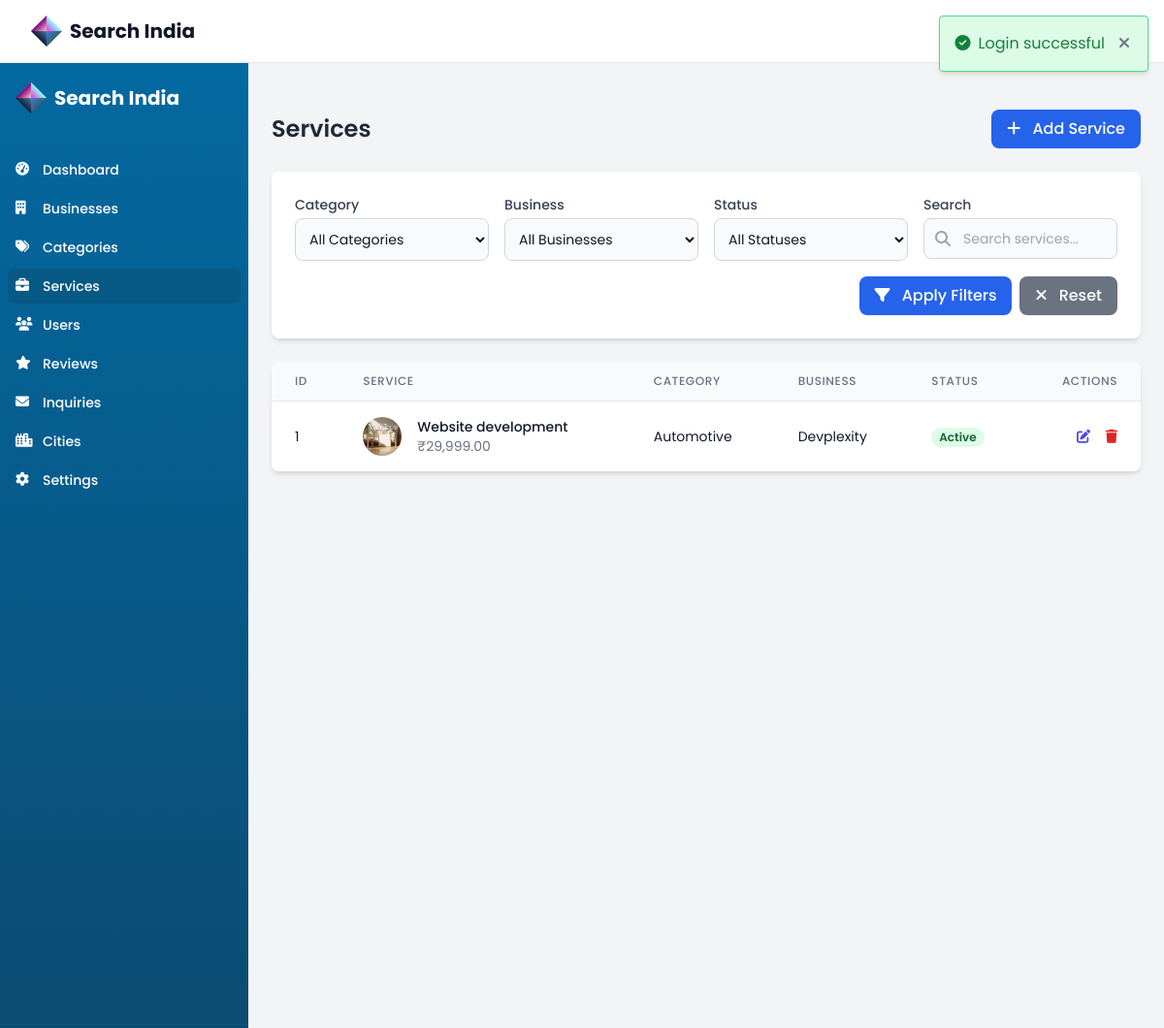
Page /justdial-admin/modules/services/index.php (signed in) on the committed database.
### tables this page shows
CREATE TABLE `services` (
  `id` int(11) NOT NULL,
  `business_id` int(11) NOT NULL,
  `category_id` int(11) DEFAULT NULL,
  `name` varchar(100) NOT NULL,
  `description` text DEFAULT NULL,
  `price` decimal(10,2) DEFAULT NULL,
  `price_type` enum('fixed','starting_from','hourly','daily','custom') DEFAULT 'fixed',
  `duration` varchar(50) DEFAULT NULL,
  `image` varchar(255) DEFAULT NULL,
  `status` enum('active','inactive') DEFAULT 'active',
  `created_at` timestamp NOT NULL DEFAULT current_timestamp(),
  `updated_at` timestamp NOT NULL DEFAULT current_timestamp() ON UPDATE current_timestamp()
);

CREATE TABLE `categories` (
  `id` int(11) NOT NULL,
  `name` varchar(100) NOT NULL,
  `slug` varchar(100) NOT NULL,
  `description` text DEFAULT NULL,
  `icon` varchar(255) DEFAULT NULL,
  `image` varchar(255) DEFAULT NULL,
  `parent_id` int(11) DEFAULT NULL,
  `status` enum('active','inactive') DEFAULT 'active',
  `featured` tinyint(1) DEFAULT 0,
  `sort_order` int(11) DEFAULT 0,
  `created_at` timestamp NOT NULL DEFAULT current_timestamp(),
  `updated_at` timestamp NOT NULL DEFAULT current_timestamp() ON UPDATE current_timestamp()
);

CREATE TABLE `businesses` (
  `id` int(11) NOT NULL,
  `name` varchar(100) NOT NULL,
  `slug` varchar(100) NOT NULL,
  `description` text DEFAULT NULL,
  `short_description` varchar(255) DEFAULT NULL,
  `logo` varchar(255) DEFAULT NULL,
  `cover_image` varchar(255) DEFAULT NULL,
  `address` text DEFAULT NULL,
  `city` varchar(50) DEFAULT NULL,
  `state` varchar(50) DEFAULT NULL,
  `country` varchar(50) DEFAULT 'India',
  `postal_code` varchar(20) DEFAULT NULL,
  `latitude` decimal(10,8) DEFAULT NULL,
  `longitude` decimal(11,8) DEFAULT NULL,
  `phone` varchar(20) DEFAULT NULL,
  `email` varchar(100) DEFAULT NULL,
  `website` varchar(255) DEFAULT NULL,
  `opening_hours` text DEFAULT NULL,
  `founded_year` int(11) DEFAULT NULL,
  `owner_id` int(11) DEFAULT NULL,
  `status` enum('pending','active','inactive','rejected') DEFAULT 'pending',
  `is_verified` tinyint(1) DEFAULT 0,
  `is_featured` tinyint(1) DEFAULT 0,
  `views` int(11) DEFAULT 0,
  `created_at` timestamp NOT NULL DEFAULT current_timestamp(),
  `updated_at` timestamp NOT NULL DEFAULT current_timestamp() ON UPDATE current_timestamp()
);

### justdial-admin/config/database.php (called while the page is built, shortened)
<?php
class Database {
    private $host = DB_HOST;
    private $user = DB_USER;
    private $pass = DB_PASS;
    private $dbname = DB_NAME;
    private $conn;
    private $stmt;
    public function __construct() {
        $dsn = 'mysql:host=' . $this->host . ';dbname=' . $this->dbname . ';charset=utf8mb4';
        $options = array(
            PDO::ATTR_PERSISTENT => true,
            PDO::ATTR_ERRMODE => PDO::ERRMODE_EXCEPTION,
            PDO::ATTR_DEFAULT_FETCH_MODE => PDO::FETCH_ASSOC,
            PDO::ATTR_EMULATE_PREPARES => false
        );
        try {
            $this->conn = new PDO($dsn, $this->user, $this->pass, $options);
        } catch(PDOException $e) {
            $this->error = $e->getMessage();
            echo 'Database Connection Error: ' . $this->error;
        }
    }
    public function query($sql) {
        $this->stmt = $this->conn->prepare($sql);
    }
    public function bind($param, $value, $type = null) {
        if(is_null($type)) {
            switch(true) {
                case is_int($value):
                    $type = PDO::PARAM_INT;
                    break;
            }
        }
        $this->stmt->bindValue($param, $value, $type);
    }
    public function execute() {
        return $this->stmt->execute();
    }
    public function resultSet() {
        $this->execute();
        return $this->stmt->fetchAll();
    }
}

### justdial-admin/config/functions.php (called while the page is built, shortened)
<?php
require_once 'database.php';
function db() {
    static $db = null;
    if ($db === null) {
        $db = new Database();
    }
    return $db;
}

### justdial-admin/modules/services/index.php (the view, shortened to what this page needs)
<?php
require_once '../../includes/header.php';
$search = isset($_GET['search']) ? sanitize($_GET['search']) : '';
$page = isset($_GET['page']) ? (int)$_GET['page'] : 1;
$query = "SELECT s.*, c.name as category_name, b.name as business_name
          FROM services s
          LEFT JOIN categories c ON s.category_id = c.id
          LEFT JOIN businesses b ON s.business_id = b.id";
$countQuery = "SELECT COUNT(*) as total FROM services s";
$params = [];
$db = db();
$db->query($countQuery);
$result = $db->single();
$totalItems = $result['total'];
$pagination = getPagination($totalItems, $page);
$query .= " ORDER BY s.name LIMIT :offset, :limit";
$params[':offset'] = $pagination['offset'];
$params[':limit'] = $pagination['per_page'];
$db->query($query);
foreach ($params as $key => $value) {
    $db->bind($key, $value);
}
$services = $db->resultSet();
?>
<div class="container px-6 mx-auto">
    <div class="flex justify-between items-center my-6">
        <h2 class="text-2xl font-semibold text-gray-800">Services</h2>
        <a href="add.php" class="bg-blue-600 hover:bg-blue-700 text-white font-medium py-2 px-4 rounded-lg transition-all duration-300 transform hover:scale-[1.02]">
            <i class="fa-solid fa-plus mr-2"></i> Add Service
        </a>
    </div>
    <?php include_once '../../config/functions.php'; ?>
    <div class="bg-white rounded-lg shadow-md p-6 mb-6">
        <form method="GET" class="grid grid-cols-1 md:grid-cols-4 gap-4">
            <div>
                <label for="category_id" class="block text-sm font-medium text-gray-700 mb-1">Category</label>
                <select id="category_id" name="category_id" class="bg-gray-50 border border-gray-300 text-gray-900 text-sm rounded-lg focus:ring-blue-500 focus:border-blue-500 block w-full p-2.5">
                    <option value="">All Categories</option>
                </select>
            </div>
            <div>
                <label for="business_id" class="block text-sm font-medium text-gray-700 mb-1">Business</label>
                <select id="business_id" name="business_id" class="bg-gray-50 border border-gray-300 text-gray-900 text-sm rounded-lg focus:ring-blue-500 focus:border-blue-500 block w-full p-2.5">
                    <option value="">All Businesses</option>
                </select>
            </div>
            <div>
                <label for="status" class="block text-sm font-medium text-gray-700 mb-1">Status</label>
                <select id="status" name="status" class="bg-gray-50 border border-gray-300 text-gray-900 text-sm rounded-lg focus:ring-blue-500 focus:border-blue-500 block w-full p-2.5">
                    <option value="">All Statuses</option>
                </select>
            </div>
            <div>
                <label for="search" class="block text-sm font-medium text-gray-700 mb-1">Search</label>
                <div class="relative">
                    <div class="absolute inset-y-0 left-0 flex items-center pl-3 pointer-events-none">
                    </div>
                    <input type="text" id="search" name="search" class="bg-gray-50 border border-gray-300 text-gray-900 text-sm rounded-lg focus:ring-blue-500 focus:border-blue-500 block w-full pl-10 p-2.5" placeholder="Search services..." value="<?= htmlspecialchars($search) ?>">
                </div>
            </div>
            <div class="md:col-span-4 flex justify-end">
                <button type="submit" class="bg-blue-600 hover:bg-blue-700 text-white font-medium py-2 px-4 rounded-lg mr-2">
                    <i class="fa-solid fa-filter mr-2"></i> Apply Filters
                </button>
                <a href="index.php" class="bg-gray-500 hover:bg-gray-600 text-white font-medium py-2 px-4 rounded-lg">
                    <i class="fa-solid fa-times mr-2"></i> Reset
                </a>
            </div>
        </form>
    </div>
    <div class="bg-white rounded-lg shadow-md overflow-hidden">
        <div class="overflow-x-auto">
            <table class="min-w-full divide-y divide-gray-200">
                <thead class="bg-gray-50">
                    <tr>
                        <th scope="col" class="px-6 py-3 text-left text-xs font-medium text-gray-500 uppercase tracking-wider">ID</th>
                        <th scope="col" class="px-6 py-3 text-left text-xs font-medium text-gray-500 uppercase tracking-wider">Service</th>
                        <th scope="col" class="px-6 py-3 text-left text-xs font-medium text-gray-500 uppercase tracking-wider">Category</th>
                        <th scope="col" class="px-6 py-3 text-left text-xs font-medium text-gray-500 uppercase tracking-wider">Business</th>
                        <th scope="col" class="px-6 py-3 text-left text-xs font-medium text-gray-500 uppercase tracking-wider">Status</th>
                        <th scope="col" class="px-6 py-3 text-right text-xs font-medium text-gray-500 uppercase tracking-wider">Actions</th>
                    </tr>
                </thead>
                <tbody class="bg-white divide-y divide-gray-200">
                    <?php if (empty($services)): ?>
                    <tr>
                        <td colspan="6" class="px-6 py-4 text-center text-gray-500">No services found</td>
                    </tr>
                    <?php else: ?>
                    <?php foreach ($services as $service): ?>
                    <tr>
                        <td class="px-6 py-4 whitespace-nowrap">
                            <div class="text-sm text-gray-900"><?= $service['id'] ?></div>
                        </td>
                        <td class="px-6 py-4 whitespace-nowrap">
                            <div class="flex items-center">
                                <?php if ($service['image']): ?>
                                <div class="flex-shrink-0 h-10 w-10">
                                    <img class="h-10 w-10 rounded-full object-cover" src="<?= UPLOADS_URL ?>/services/<?= $service['image'] ?>" alt="<?= $service['name'] ?>">
                                </div>
                                <?php endif; ?>
                                <div class="ml-4">
                                    <div class="text-sm font-medium text-gray-900"><?= htmlspecialchars($service['name']) ?></div>
                                    <div class="text-sm text-gray-500">₹<?= number_format($service['price'], 2) ?></div>
                                </div>
                            </div>
                        </td>
                        <td class="px-6 py-4 whitespace-nowrap">
                            <div class="text-sm text-gray-900"><?= htmlspecialchars($service['category_name'] ?? 'N/A') ?></div>
                        </td>
                        <td class="px-6 py-4 whitespace-nowrap">
                            <div class="text-sm text-gray-900"><?= htmlspecialchars($service['business_name'] ?? 'N/A') ?></div>
                        </td>
                        <td class="px-6 py-4 whitespace-nowrap">
                            <span class="px-2 inline-flex text-xs leading-5 font-semibold rounded-full <?= $service['status'] === 'active' ? 'bg-green-100 text-green-800' : 'bg-gray-100 text-gray-800' ?>">
                                <?= ucfirst($service['status']) ?>
                            </span>
                        </td>
                        <td class="px-6 py-4 whitespace-nowrap text-right text-sm font-medium">
                            <a href="edit.php?id=<?= $service['id'] ?>" class="text-indigo-600 hover:text-indigo-900 mr-3">
                                <i class="fa-solid fa-edit"></i>
                            </a>
                            <a href="delete.php?id=<?= $service['id'] ?>" class="text-red-600 hover:text-red-900" onclick="return confirm('Are you sure you want to delete this service?')">
                                <i class="fa-solid fa-trash"></i>
                            </a>
                        </td>
                    </tr>
                    <?php endforeach; ?>
                    <?php endif; ?>
                </tbody>
            </table>
        </div>
    </div>
</div>
<?php require_once '../../includes/footer.php'; ?>

### justdial-admin/assets/css/custom.css (style rules this page uses)
:root { --primary-color: #4f46e5; --primary-hover: #4338ca; --secondary-color: #10b981; --secondary-hover: #059669; --danger-color: #ef4444; --danger-hover: #dc2626; --warning-color: #f59e0b; --warning-hover: #d97706; --info-color: #3b82f6; --info-hover: #2563eb; --success-color: #10b981; --success-hover: #059669; --dark-color: #1f2937; --light-color: #f9fafb; --gray-color: #6b7280; --border-color: #e5e7eb; --sidebar-width: 16rem; --header-height: 4rem; --font-family: 'Poppins', sans-serif; }
body { font-family: var(--font-family); background-color: #f3f4f6; color: #374151; }

### rows in the picture
services: id "1", image (picture), name "Website development", price "29,999.00", category.name "Automotive", business.name "Devplexity", status "Active"

### other values in the picture
APP_NAME "Search India"
$flashMessage['message'] "Login successful"
